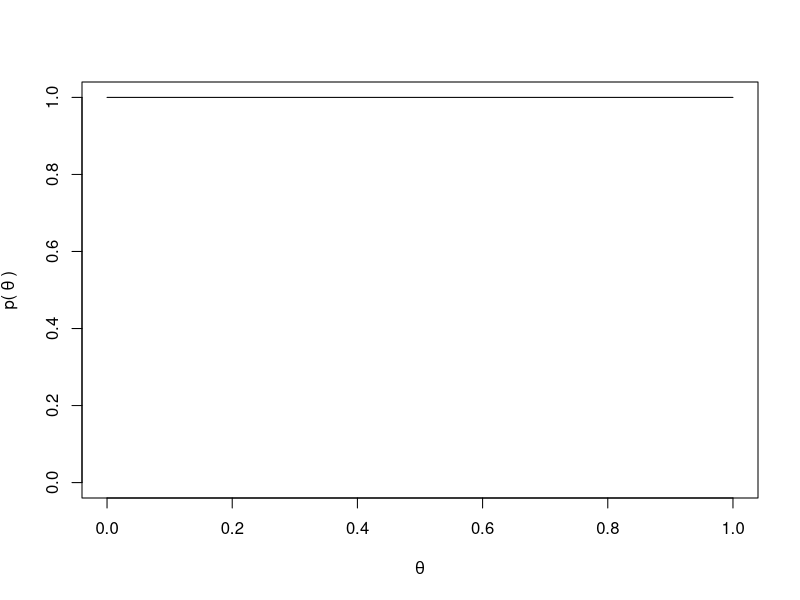
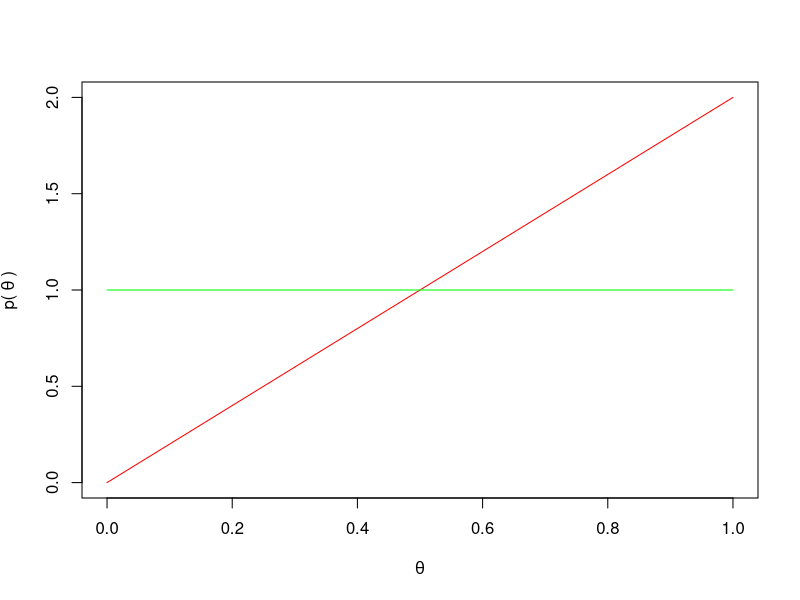
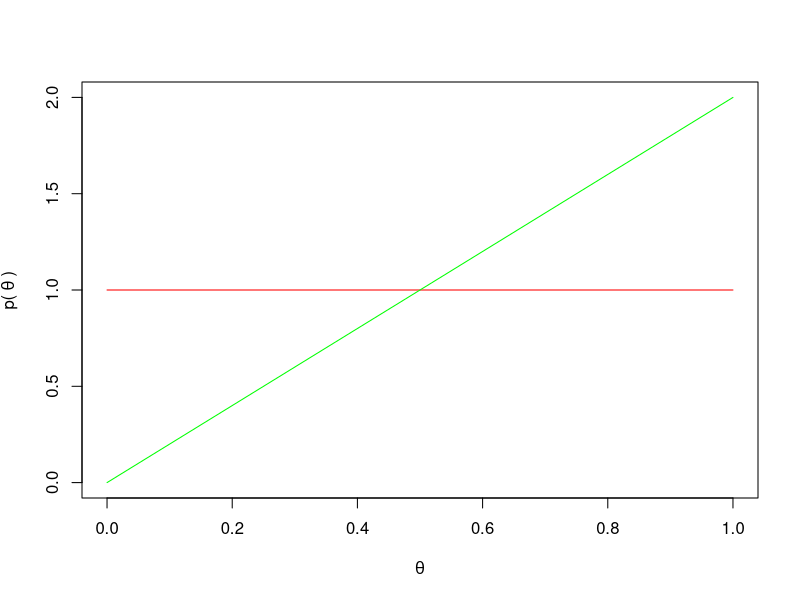
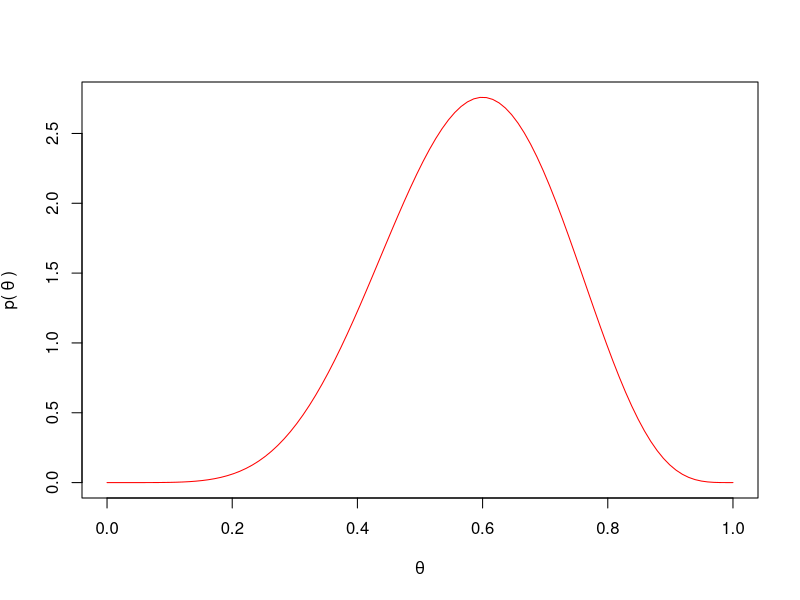
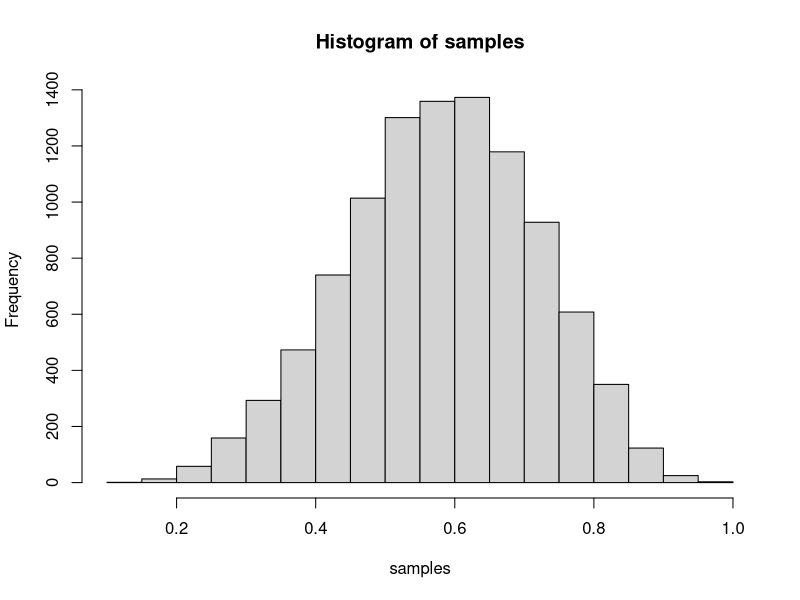
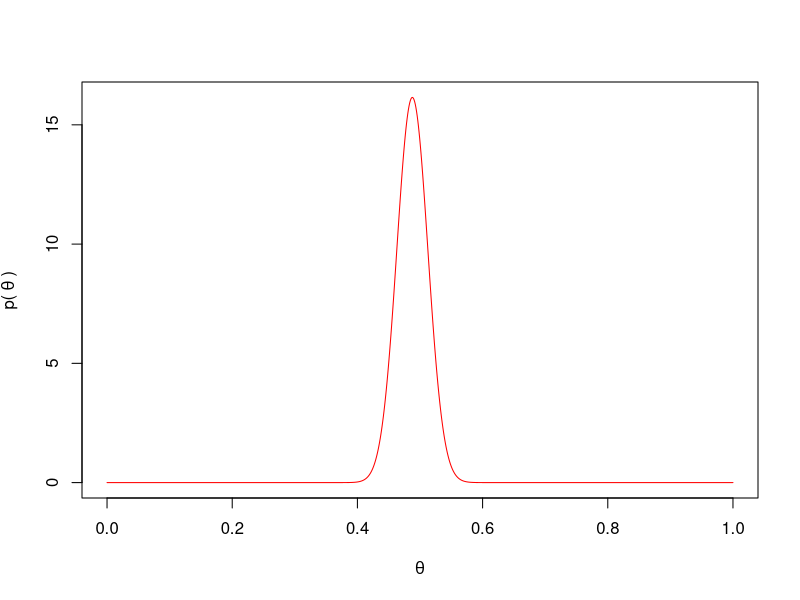

Reproduce these figures in R, in order.
## ---- chunk 1
knitr::opts_chunk$set(echo = TRUE)
## ---- chunk 2
denominator <- (1 - 0.99) * (1 - (1 / 1000)) + 0.99 / 1000
numerator <- 0.99 / 1000

numerator / denominator
## ---- chunk 3
x <- seq(0, 1, length.out=100)
y <- rep(1, 100)

plot(x, y, ylim=c(0, 1), xlab=expression(theta), ylab=expression('p(' ~ theta ~ ')'), type='l')
## ---- chunk 4
theta_plot <- function(x, y, ylim=NULL) {
  plot(x, y, xlab=expression(theta), ylab=expression('p(' ~ theta ~ ')'), type='l', col='red', ylim=ylim)
}

x <- seq(0, 1, length.out=100)
yprior <- rep(1, 100)
ypost <- 2 * x

theta_plot(x, ypost)
lines(x, yprior, ylim=c(0, 2), col='green')
## ---- chunk 5
x <- seq(0, 1, length.out = 100)

# Uniform prior:
prior <- dbeta(x, 1, 1)

# Posterior after observing one head
post <- dbeta(x, 2, 1)

theta_plot(x, prior, ylim=c(0, 2))
lines(x, post, col='green')
## ---- chunk 6
x <- seq(0, 1, length.out = 100)
n_heads <- 6
n_tails <- 4

# Posterior after observing one head
posterior <- dbeta(x, n_heads + 1, n_tails + 1)

theta_plot(x, posterior)
## ---- chunk 7
n_draws <- 10000
samples <- rbeta(n_draws, 1 + n_heads, 1 + n_tails)

hist(samples)
## ---- chunk 8
mean(samples)
## ---- chunk 9
mean(samples > 0.6)
## ---- chunk 10
x <- seq(0, 1, length.out = 1000)
n_heads <- 200
n_tails <- 210

posterior <- dbeta(x, n_heads, n_tails)

theta_plot(x, posterior)
## ---- chunk 11
print('Ratio estimate:')
print(n_heads / (n_heads + n_tails))

print('Approximate Beta(210, 200) mean:')
print(mean(rbeta(1e6, n_heads, n_tails)))
## ---- chunk 12
mean(rbeta(1e6, 2, 1))
